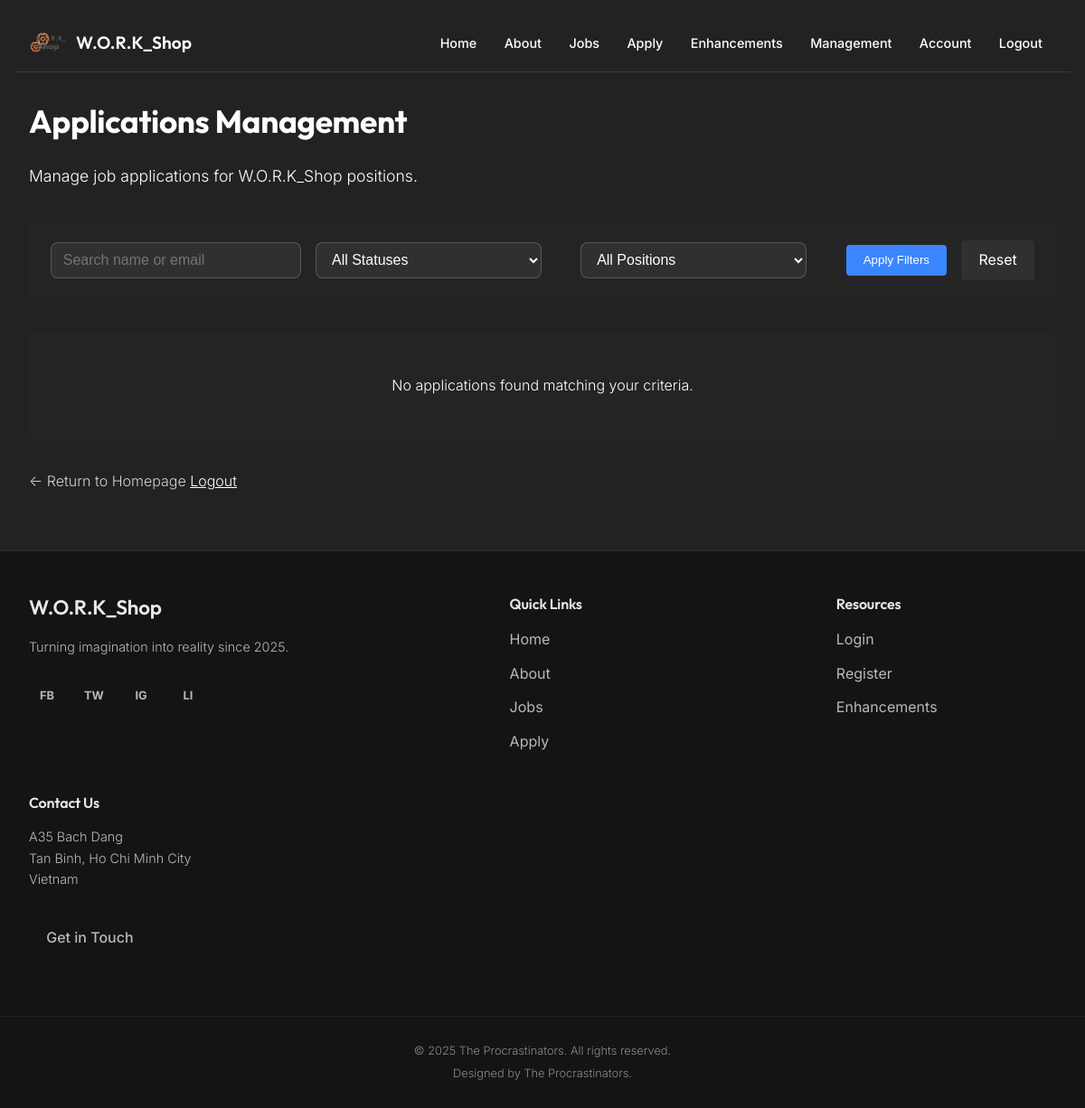
The page /manage.php (signed in) on the database as committed earlier.
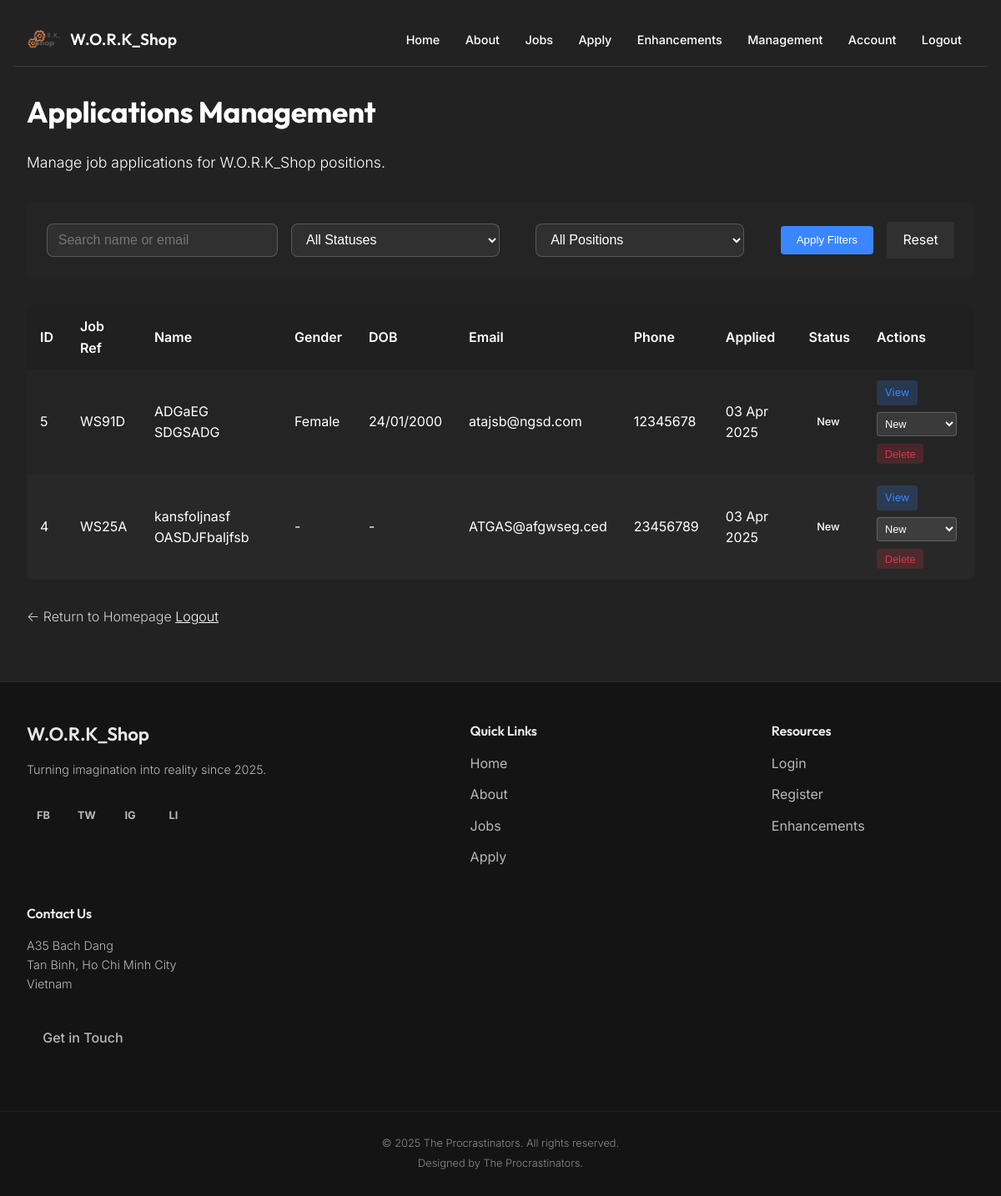
The same page on the database as committed later.
### tables this page shows
CREATE TABLE `eoi` (
  `EOInumber` int(11) NOT NULL,
  `job_reference` varchar(5) NOT NULL,
  `first_name` varchar(20) NOT NULL,
  `last_name` varchar(20) NOT NULL,
  `gender` varchar(15) DEFAULT NULL,
  `dob` date DEFAULT NULL,
  `street_address` varchar(40) NOT NULL,
  `suburb` varchar(40) NOT NULL,
  `state` varchar(3) NOT NULL,
  `postcode` varchar(4) NOT NULL,
  `email` varchar(100) NOT NULL,
  `phone` varchar(12) NOT NULL,
  `skill1` tinyint(1) DEFAULT 0,
  `skill2` tinyint(1) DEFAULT 0,
  `skill3` tinyint(1) DEFAULT 0,
  `skill4` tinyint(1) DEFAULT 0,
  `skill5` tinyint(1) DEFAULT 0,
  `skill6` tinyint(1) DEFAULT 0,
  `skill7` tinyint(1) DEFAULT 0,
  `skill8` tinyint(1) DEFAULT 0,
  `skill9` tinyint(1) DEFAULT 0,
  `skill10` tinyint(1) DEFAULT 0,
  `skill11` tinyint(1) DEFAULT 0,
  `skill12` tinyint(1) DEFAULT 0,
  `other_skills` text DEFAULT NULL,
  `status` varchar(10) NOT NULL DEFAULT 'New',
  `application_date` timestamp NOT NULL DEFAULT current_timestamp()
);

### manage.php (the view, shortened to what this page needs)
<?php
$conn = connectDB();
$search = isset($_GET['search']) ? sanitizeInput($conn, $_GET['search']) : '';
$sql = "SELECT * FROM eoi WHERE 1=1";
$sql .= " ORDER BY application_date DESC";
$result = $conn->query($sql);
?>
<!DOCTYPE html>
<html lang="en">
<head>
    <?php include 'header.inc'; ?>
</head>
<body>
    <div class="container">
        <h1>Applications Management</h1>
        <p class="intro-text">Manage job applications for W.O.R.K_Shop positions.</p>
        <div class="dashboard-controls">
            <form method="GET" action="" class="filter-form">
                <div class="filter-group">
                    <input type="text" name="search" placeholder="Search name or email" value="<?php echo htmlspecialchars($search ?? ''); ?>">
                </div>
                <div class="filter-group">
                    <select name="status">
                        <option value="">All Statuses</option>
                    </select>
                </div>
                <div class="filter-group">
                    <select name="job">
                        <option value="">All Positions</option>
                    </select>
                </div>
                <button type="submit" class="btn-filter">Apply Filters</button>
                <a href="manage.php" class="btn-reset-filter">Reset</a>
            </form>
        </div>
        <div class="applications-table">
            <?php if ($result && $result->num_rows > 0): ?>
                <table>
                    <thead>
                        <tr>
                            <th>ID</th>
                            <th>Job Ref</th>
                            <th>Name</th>
                            <th>Gender</th>
                            <th>DOB</th>
                            <th>Email</th>
                            <th>Phone</th>
                            <th>Applied</th>
                            <th>Status</th>
                            <th>Actions</th>
                        </tr>
                    </thead>
                    <tbody>
                        <?php while ($row = $result->fetch_assoc()): ?>
                            <tr>
                                <td><?php echo htmlspecialchars($row['EOInumber']); ?></td>
                                <td><?php echo htmlspecialchars($row['job_reference']); ?></td>
                                <td><?php echo htmlspecialchars($row['first_name'] . ' ' . $row['last_name']); ?></td>
                                <td><?php echo isset($row['gender']) ? htmlspecialchars(ucfirst($row['gender'])) : '-'; ?></td>
                                <td><?php echo isset($row['dob']) ? date('d/m/Y', strtotime($row['dob'])) : '-'; ?></td>
                                <td><?php echo htmlspecialchars($row['email']); ?></td>
                                <td><?php echo htmlspecialchars($row['phone']); ?></td>
                                <td><?php echo date('d M Y', strtotime($row['application_date'])); ?></td>
                                <td>
                                    <span class="status-badge status-<?php echo strtolower($row['status']); ?>">
                                        <?php echo htmlspecialchars($row['status']); ?>
                                    </span>
                                </td>
                                <td class="actions">
                                    <a href="view_application.php?id=<?php echo $row['EOInumber']; ?>" class="btn-action view">View</a>
                                    <form method="POST" class="inline-form">
                                        <select name="status" onchange="this.form.submit()">
                                            <option value="New" <?php echo $row['status'] === 'New' ? 'selected' : ''; ?>>New</option>
                                        </select>
                                    </form>
                                    <form method="POST" class="inline-form" onsubmit="return confirm('Are you sure you want to delete this application? This cannot be undone.');">
                                        <button type="submit" class="btn-action delete">Delete</button>
                                    </form>
                                </td>
                            </tr>
                        <?php endwhile; ?>
                    </tbody>
                </table>
            <?php else: ?>
                <div class="no-results">
                    <p>No applications found matching your criteria.</p>
                </div>
            <?php endif; ?>
        </div>
        <div class="dashboard-footer">
            <p>
                <a href="index.php" class="btn-back">← Return to Homepage</a>
                <a href="logout.php" class="btn-logout">Logout</a>
            </p>
        </div>
    </div>
    <?php include 'footer.inc'; ?>
</body>
</html>

### header.inc (shortened to what this page needs)
<?php
$isLoggedIn = isset($_SESSION['user_id']) && !empty($_SESSION['user_id']);
$isHR = $isLoggedIn && isset($_SESSION['role']) && $_SESSION['role'] === 'HR';
?>
<head>
    <link rel="stylesheet" href="styles/style.css">
</head>
<header class="site-header">
    <div class="header-container">
        <div class="logo-container">
            <a href="index.php">
                <img src="styles/images/logo.png" alt="Logo" class="header-logo">
                <span class="site-title">W.O.R.K_Shop</span>
            </a>
        </div>
        <nav class="main-nav">
            <ul class="nav-links">
                <li><a href="index.php">Home</a></li>
                <li><a href="about.php">About</a></li>
                <li><a href="jobs.php">Jobs</a></li>
                <li><a href="apply.php">Apply</a></li>
                <li><a href="phpenhancements.php">Enhancements</a></li>
                <?php if ($isLoggedIn): ?>
                    <?php if ($isHR): ?>
                        <li><a href="manage.php">Management</a></li>
                    <?php endif; ?>
                    <li><a href="account.php">Account</a></li>
                    <li><a href="logout.php">Logout</a></li>
                <?php else: ?>
                    <li><a href="login.php">Login</a></li>
                    <li><a href="register.php">Register</a></li>
                <?php endif; ?>
            </ul>
        </nav>
    </div>
</header>

### footer.inc
<footer class="site-footer">
    <div class="footer-container">
        <div class="footer-section brand">
            <h3>W.O.R.K_Shop</h3>
            <p>Turning imagination into reality since 2025.</p>
            <div class="social-links">
                <a href="#" class="social-icon">FB</a>
                <a href="#" class="social-icon">TW</a>
                <a href="#" class="social-icon">IG</a>
                <a href="#" class="social-icon">LI</a>
            </div>
        </div>
        <div class="footer-section links">
            <h4>Quick Links</h4>
            <ul>
                <li><a href="index.php">Home</a></li>
                <li><a href="about.php">About</a></li>
                <li><a href="jobs.php">Jobs</a></li>
                <li><a href="apply.php">Apply</a></li>
            </ul>
        </div>
        <div class="footer-section links">
            <h4>Resources</h4>
            <ul>
                <li><a href="login.php">Login</a></li>
                <li><a href="register.php">Register</a></li>
                <li><a href="phpenhancements.php">Enhancements</a></li>
            </ul>
        </div>
        <div class="footer-section contact">
            <h4>Contact Us</h4>
            <p>A35 Bach Dang<br>Tan Binh, Ho Chi Minh City<br>Vietnam</p>
            <a href="mailto:contact@example.com" class="btn-footer">Get in Touch</a>
        </div>
    </div>
    <div class="footer-bottom">
        <p>&copy; 2025 The Procrastinators. All rights reserved.</p>
        <p>Designed by The Procrastinators.</p>
    </div>
</footer>

Rows that differ between the two databases and show on the page:
added eoi: EOInumber "5", job_reference "WS91D", first_name+last_name "ADGaEG SDGSADG", gender "Female", dob "24/01/2000", email "atajsb@ngsd.com", phone "12345678", application_date "03 Apr 2025", status "New"
added eoi: EOInumber "4", job_reference "WS25A", first_name+last_name "kansfoljnasf OASDJFbaljfsb", email "ATGAS@afgwseg.ced", phone "23456789", application_date "03 Apr 2025", status "New"
Other text that changed with them:
text no longer shown: "No applications found matching your criteria."
text now shown: "ID Job Ref Name Gender DOB Email Phone Applied Status Actions"
